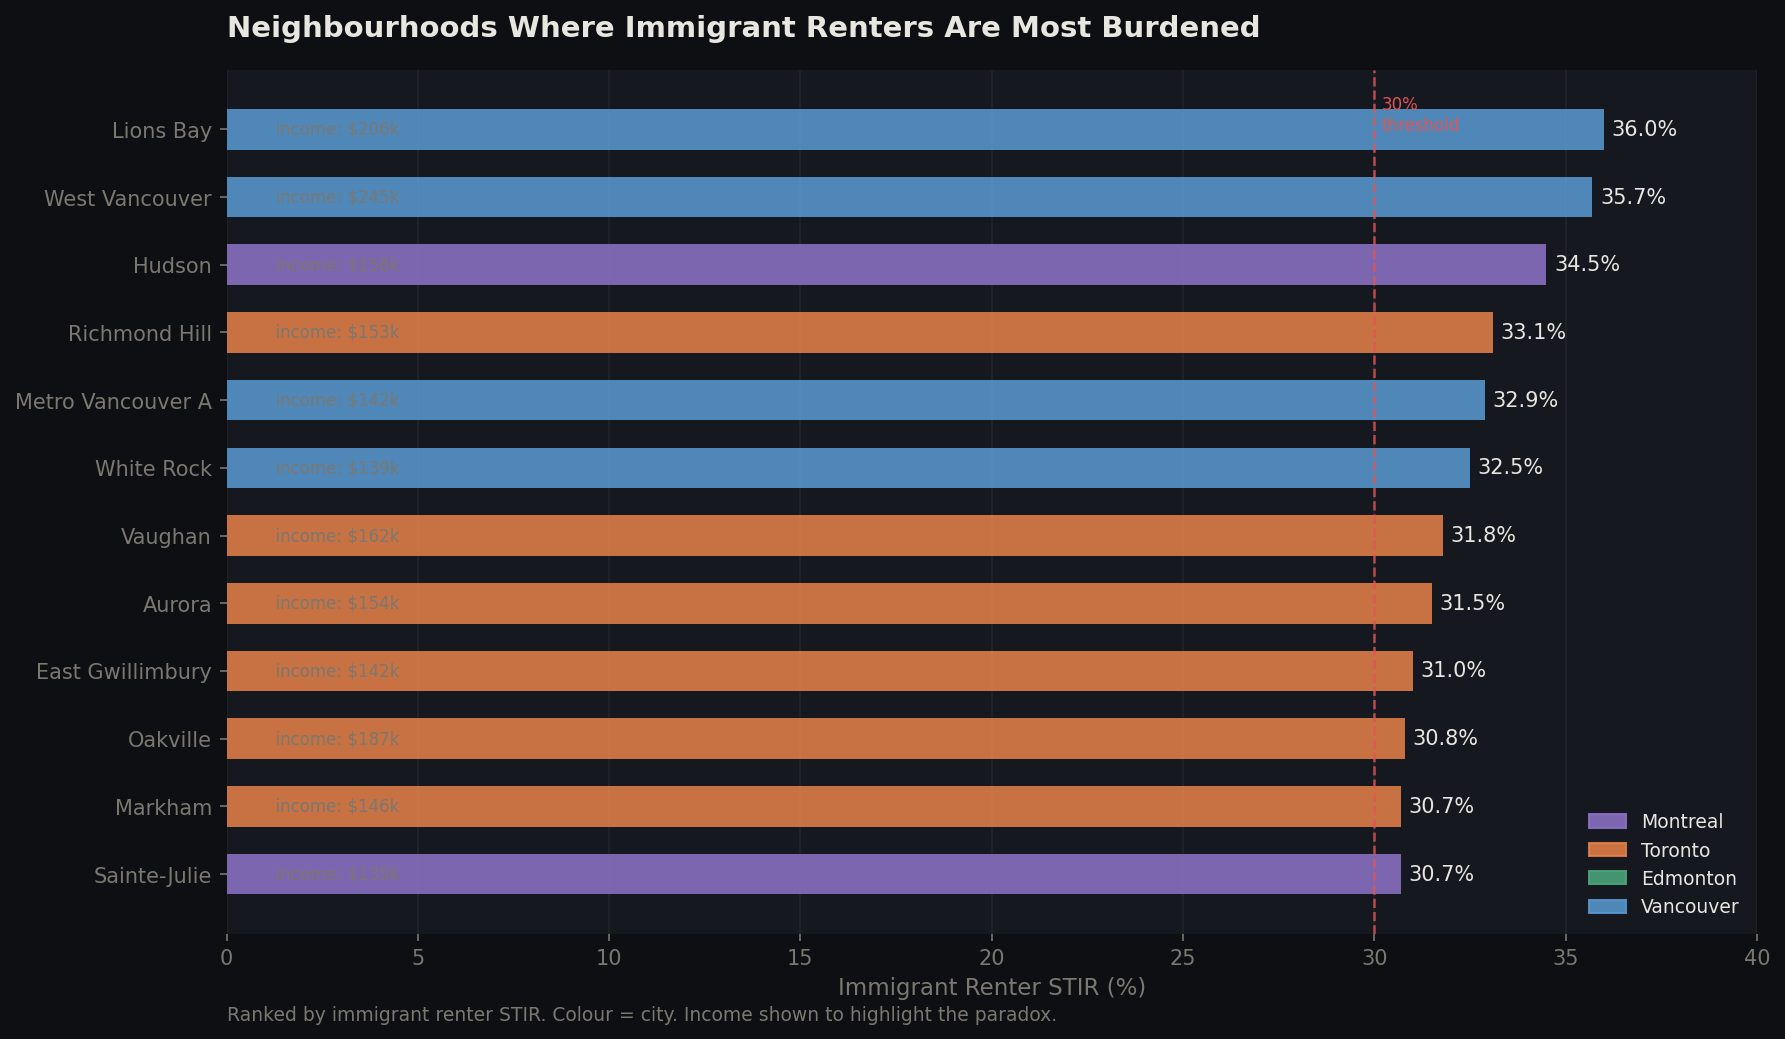

Here is the Python script that generated this plot:
import pandas as pd
import matplotlib.pyplot as plt
import matplotlib.patches as mpatches

df = pd.read_csv('data/master_clean.csv')

# CSD level only, immigrants only, sorted by renter STIR
csd = df[~df['geography'].str.contains('CMA|Canada', na=False)]
csd = csd[csd['city'] != 'Other']
imm = csd[csd['immigrant_status'] == 'Immigrant'].dropna(subset=['renter_stir'])
top = imm.nlargest(12, 'renter_stir').sort_values('renter_stir')

city_colors = {
    'Montreal': '#8e75c9',
    'Toronto': '#e8834a',
    'Edmonton': '#4dab7e',
    'Vancouver': '#5b9bd5'
}

fig, ax = plt.subplots(figsize=(12, 7))
fig.patch.set_facecolor('#0e0f13')
ax.set_facecolor('#16181f')

colors = [city_colors.get(c, '#888') for c in top['city']]

bars = ax.barh(top['csd_name'], top['renter_stir'], color=colors, alpha=0.85, height=0.6)

# 30% threshold line
ax.axvline(x=30, color='#e05555', linestyle='--', linewidth=1.2, alpha=0.8)
ax.text(30.2, 11.5, '30%\nthreshold', color='#e05555', fontsize=8, va='top')

# Value labels
for bar, val in zip(bars, top['renter_stir']):
    ax.text(bar.get_width() + 0.2, bar.get_y() + bar.get_height()/2,
            f'{val:.1f}%', va='center', fontsize=10, color='#e8e6e0')

# Income annotation on each bar
for i, (_, row) in enumerate(top.iterrows()):
    if pd.notna(row['total_income']):
        ax.text(1, i, f"  income: ${row['total_income']/1000:.0f}k",
                va='center', fontsize=8, color='#7a7870')

# Legend for cities
patches = [mpatches.Patch(color=v, label=k, alpha=0.85) for k,v in city_colors.items()]
ax.legend(handles=patches, framealpha=0, labelcolor='#e8e6e0',
          fontsize=9, loc='lower right')

# Styling
ax.set_xlabel('Immigrant Renter STIR (%)', color='#7a7870', fontsize=11)
ax.tick_params(colors='#7a7870')
ax.spines[['top','right','left','bottom']].set_visible(False)
ax.xaxis.grid(True, color='#ffffff', alpha=0.05)
ax.set_axisbelow(True)
ax.set_xlim(0, 40)

ax.set_title('Neighbourhoods Where Immigrant Renters Are Most Burdened',
             fontsize=14, color='#e8e6e0', pad=16, loc='left', fontweight='bold')
ax.text(0, -0.1,
        'Ranked by immigrant renter STIR. Colour = city. Income shown to highlight the paradox.',
        transform=ax.transAxes, fontsize=9, color='#7a7870')

plt.tight_layout()
plt.savefig('visuals/chart4_top_csds.png', dpi=150, bbox_inches='tight',
            facecolor='#0e0f13')
print("Saved: visuals/chart4_top_csds.png")
